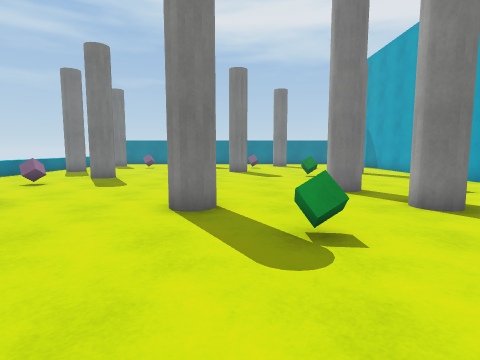
view 1 (above)

17 first-person views from a walk through a 3-D level made in the Unity game engine. The camera is 1.2 m above the floor, tilts 6° down and sees 80° across. The floor is counted in squares, 1 m on a side. Each view is taken from the middle of a square. On the plan, view 1 faces up. The plan holds only what a view shows up to about 13 squares ahead; the rest is blank. The player is left out. Surface patterns are stand-ins for the level's own textures.

view 2
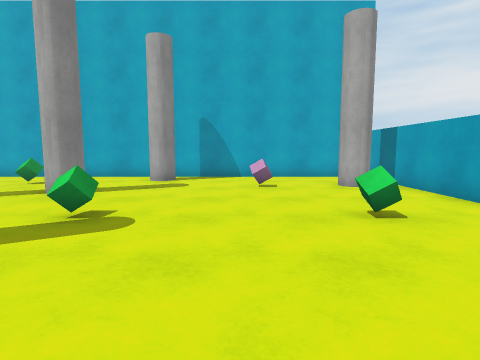

view 3
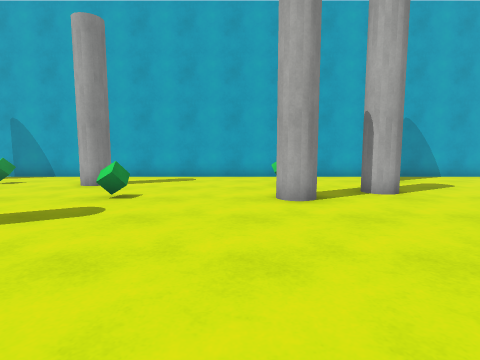

view 4
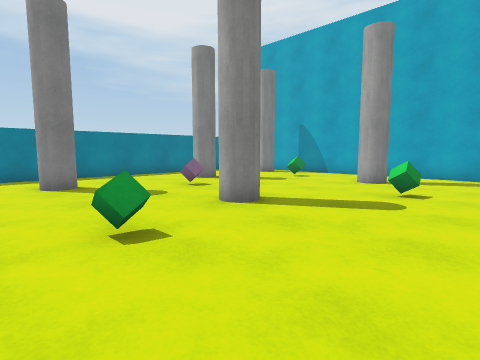

view 5
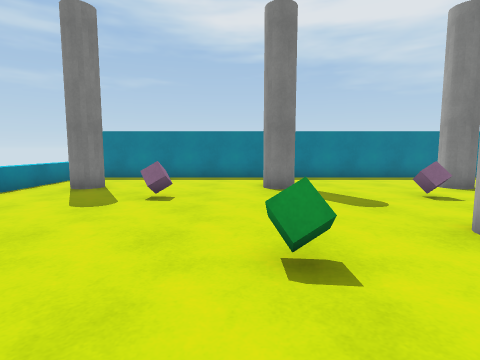

view 6
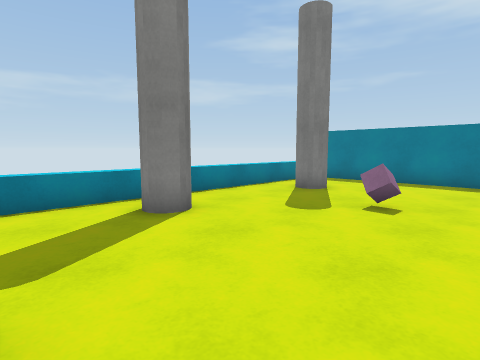

view 7
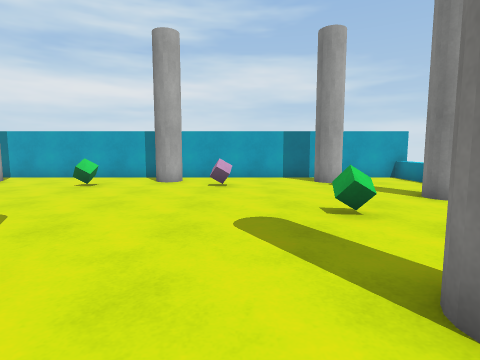

view 8
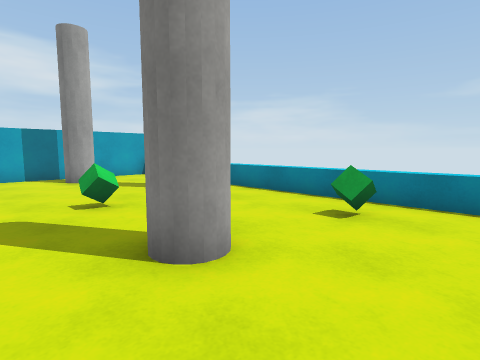

view 9
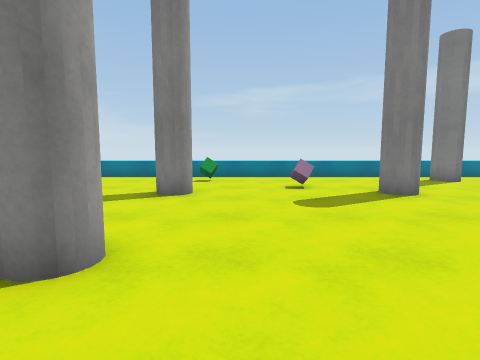

view 10
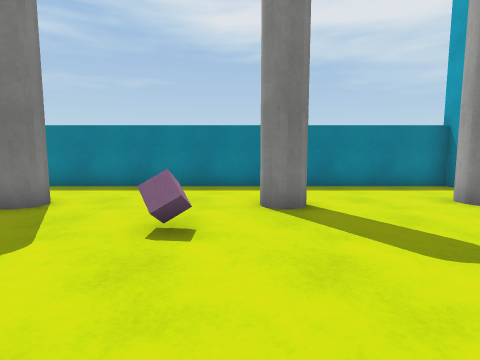

view 11
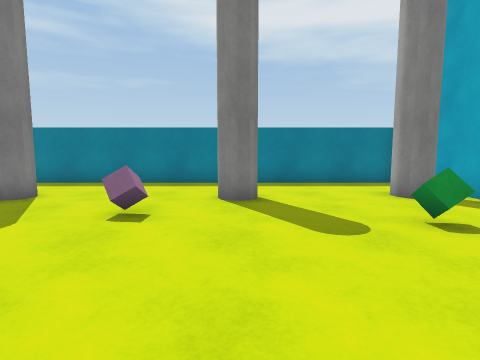

view 12
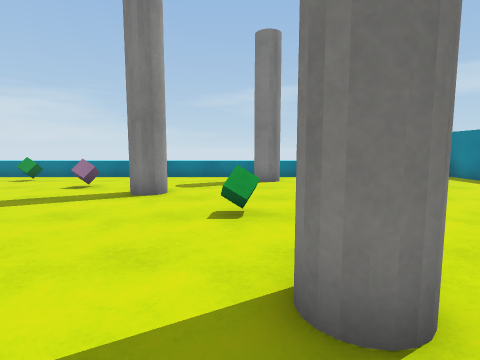

view 13
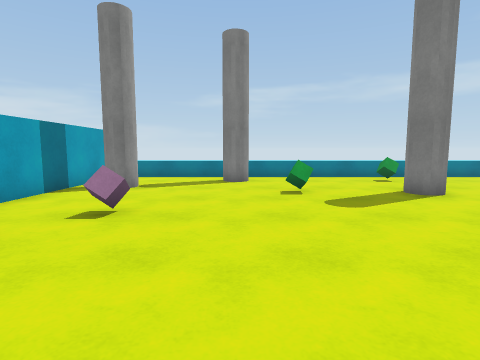

view 14
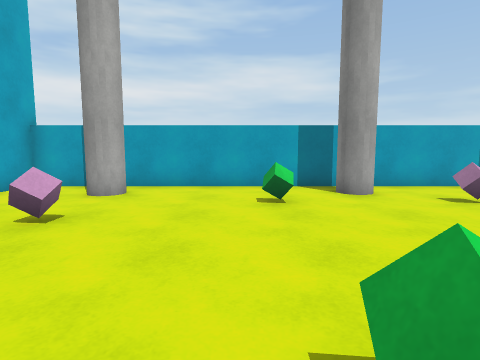

view 15
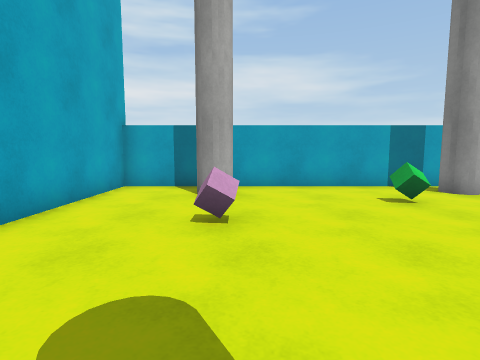

view 16
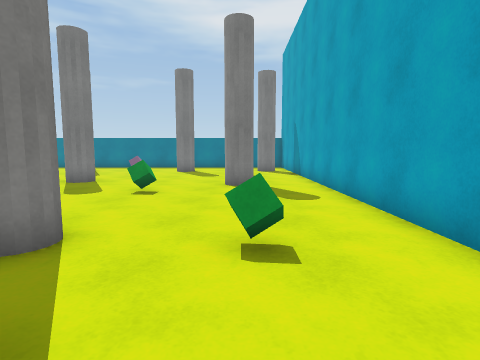

view 17
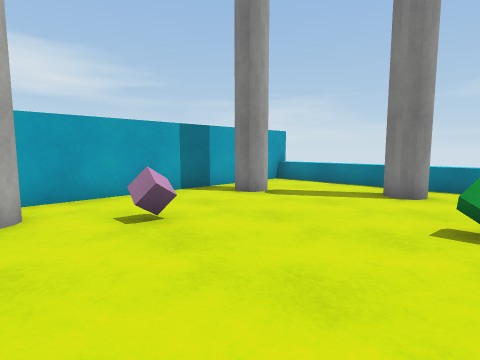

### Floor plan
Key: @ floor where view 1 was taken; # wall or solid block; . floor; = window, fence, low wall or low ledge; C green cube; U cube.
Columns run from 11 left of view 1 to 9 right of it. Each row starts with its distance up from view 1.
 25 #####################
 24 =...................#
 23 =...................#
 22 =...................#
 21 =.#.....#.....#....##
 20 =...................#
 19 =....U......U....C..#
 18 =...................#
 17 =...................#
 16 =.#........#........#
 15 =.......C........#..#
 14 =...................#
 13 =.............C.....#
 12 =....#..............#
 11 =...................#
 10 =...U...............#
  9 =.............#.....#
  8 =................C..#
  7 =.C.................#
  6 =....#....#....#....#
  5 =...................#
  4 =...........C......##
  3 =....C..............#
  2 =...................#
  1 =.#.................#
  0 =..........@....U...#
 -1 =.......U...C.......#
 -2 =...................#
 -3 =...#.....#......#..#
 -4 =...................#
 -5 #####################

Positions as (right, up) in squares from view 1, and headings:
1: (0, 0), facing up
2: (-4, 1), facing right
3: (-4, 10), facing right
4: (-5, 11), facing up-right
5: (-4, 12), facing up
6: (-4, 13), facing up-left
7: (-4, 8), facing down
8: (-4, 9), facing down-left
9: (2, 8), facing left
10: (2, 15), facing up
11: (3, 14), facing up
12: (2, 15), facing left
13: (2, 1), facing left
14: (2, 5), facing down
15: (5, 5), facing down
16: (6, 5), facing up
17: (-1, 3), facing down-left
